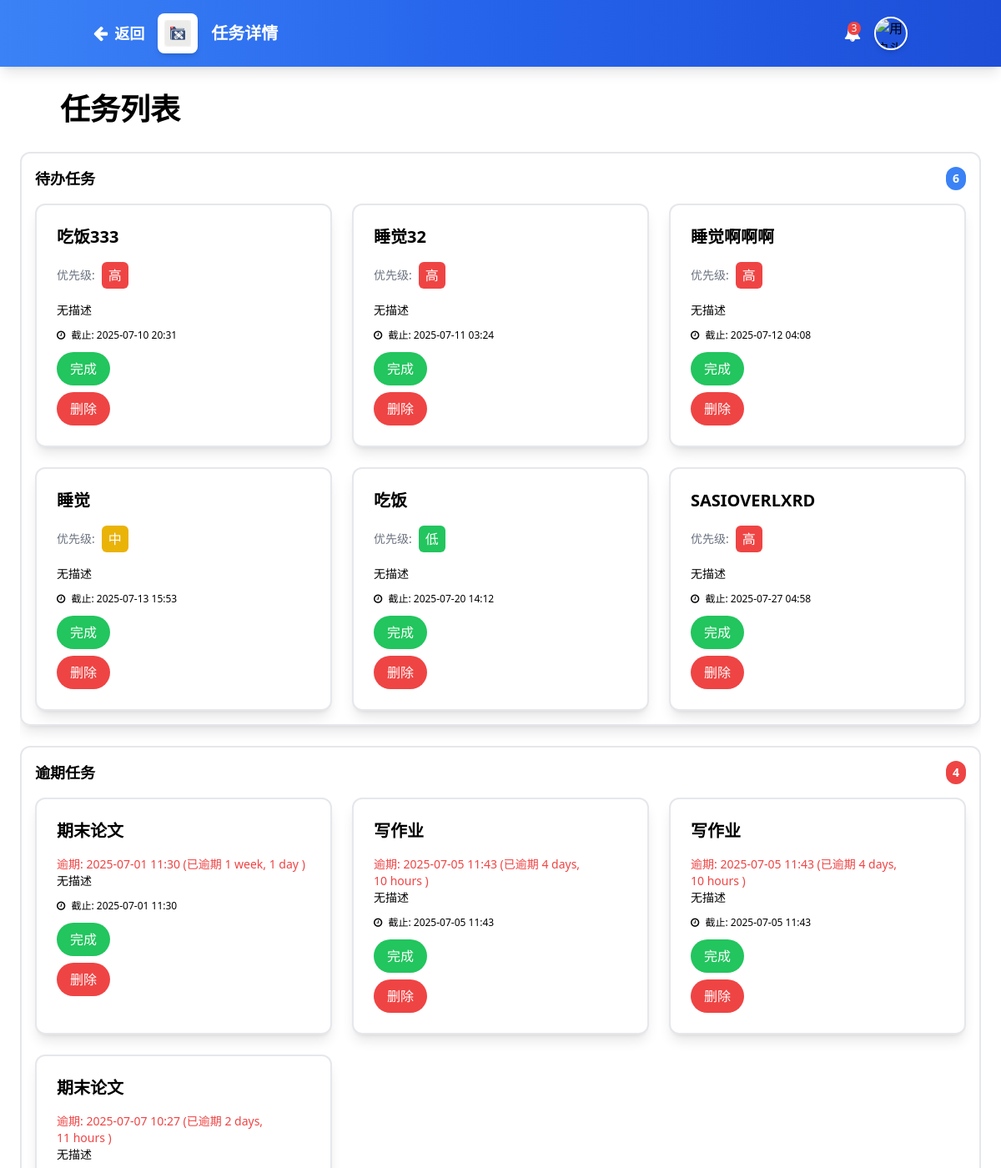
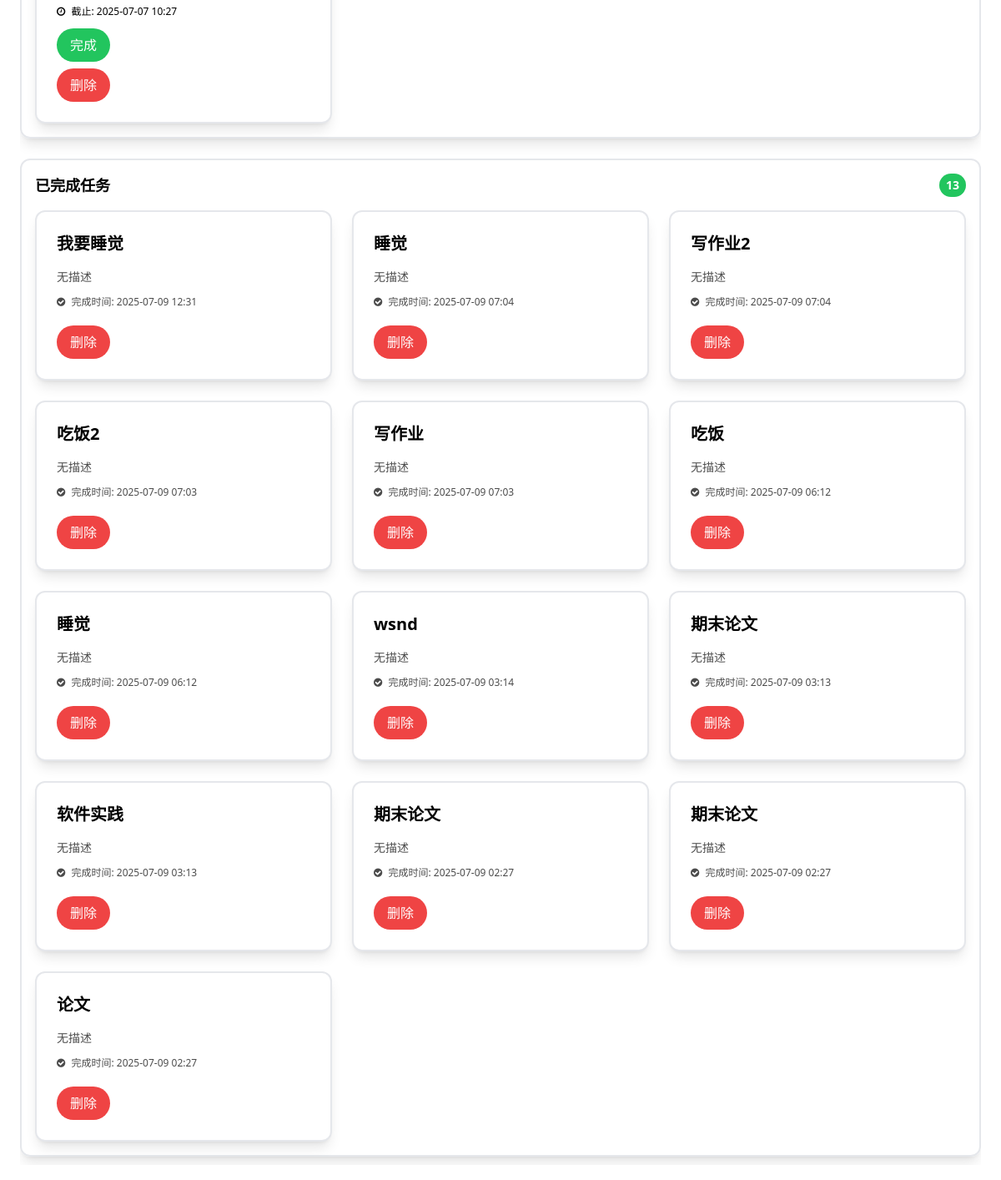
/task_detail/, run on the app's committed database (2 pictures, top to bottom).
### tasks/models.py (models this page shows, shortened)
class Task(models.Model):
    PRIORITY_CHOICES = [
        (1, '低'),
        (2, '中'),
        (3, '高'),
    ]
    name = models.CharField(max_length=200, verbose_name='任务名称')
    deadline = models.DateTimeField(verbose_name='截止日期')
    priority = models.IntegerField(choices=PRIORITY_CHOICES, default=2, verbose_name='重要级')
    created_at = models.DateTimeField(auto_now_add=True)
    updated_at = models.DateTimeField(auto_now=True)
    is_completed = models.BooleanField(default=False, verbose_name='是否完成')
    completed_at = models.DateTimeField(null=True, blank=True, verbose_name='完成时间')
    class Meta:
        ordering = ['deadline']
        verbose_name = '任务'
        verbose_name_plural = '任务'

### tasks/views.py (the view)
# urls.py: path('task_detail/', views.task_detail, name='task_detail'),
def task_detail(request):
    now = timezone.now()
    pending_tasks = Task.objects.filter(is_completed=False, deadline__gte=now)
    overdue_tasks = Task.objects.filter(is_completed=False, deadline__lt=now).order_by('deadline')
    completed_tasks = Task.objects.filter(is_completed=True).order_by('-completed_at')
    for task in pending_tasks:
        if isinstance(task.deadline, str):
            task.deadline = timezone.make_aware(datetime.strptime(task.deadline, '%Y-%m-%d %H:%M'))
    for task in overdue_tasks:
        if isinstance(task.deadline, str):
            task.deadline = timezone.make_aware(datetime.strptime(task.deadline, '%Y-%m-%d %H:%M'))
    for task in completed_tasks:
        if isinstance(task.deadline, str):
            task.deadline = timezone.make_aware(datetime.strptime(task.deadline, '%Y-%m-%d %H:%M'))
    return render(request, 'task_detail.html', {
        'pending_tasks': pending_tasks,
        'overdue_tasks': overdue_tasks,
        'completed_tasks': completed_tasks,
    })

### tasks/templates/task_detail.html (shortened to what this page needs)
{% load static %}
<!DOCTYPE html>
<html lang="zh-CN">
<head>
    <script src="https://cdn.tailwindcss.com"></script>
    <link href="https://cdn.jsdelivr.net/npm/font-awesome@4.7.0/css/font-awesome.min.css" rel="stylesheet">
</head>
<body class="font-inter bg-light-2 text-dark min-h-screen flex flex-col">
    <header class="bg-gradient-to-r from-blue-500 via-blue-600 to-blue-700 shadow-lg z-30 relative">
    <div class="container mx-auto px-6 py-4 flex items-center justify-between">
        <div class="flex items-center space-x-4">
            <a href="{% url 'task_list' %}" class="text-white text-lg font-semibold flex items-center space-x-2">
                <i class="fa fa-arrow-left text-xl"></i>
                <span>返回</span>
            </a>
            <div class="h-12 w-12 rounded-lg bg-white p-2 flex items-center justify-center text-blue-500 shadow-md">
                <img src="{% static 'tasks/微信图片_20250710013553.png' %}" alt="任务图标" class="h-8 w-8 object-contain">
            </div>
            <h1 class="text-xl font-bold text-white">任务详情</h1>
        </div>
        <div class="flex items-center space-x-4">
            <div class="relative">
                <span class="absolute top-0 right-0 h-4 w-4 rounded-full bg-red-500 text-xs text-white flex items-center justify-center">3</span>
            </div>
            <img src="{% static 'tasks/profile-avatar.png' %}" alt="用户头像" class="h-10 w-10 rounded-full border-2 border-white shadow-md">
        </div>
    </div>
</header>
    <main class="flex-1 p-6 bg-light-2">
        <div class="max-w-7xl mx-auto">
            <div class="flex items-center mb-6">
                <div class="h-8 w-8 rounded-lg bg-primary/20 flex items-center justify-center text-primary mr-4">
                </div>
                <h2 class="text-[clamp(1.5rem,3vw,2.5rem)] font-bold text-dark">任务列表</h2>
            </div>
            <div class="task-list-container">
                <div class="mb-6 border-2 border-light-2 rounded-xl shadow-lg hover:shadow-2xl transition-shadow p-4">
                    <h3 class="text-lg font-semibold text-dark mb-4 flex justify-between items-center">
                        <span>待办任务</span>
                        <span class="bg-blue-500 text-white px-2 py-1 rounded-full text-sm">{{ pending_tasks|length }}</span>
                    </h3>
                    <div class="grid grid-cols-1 sm:grid-cols-2 lg:grid-cols-3 gap-6">
                        {% for task in pending_tasks %}
                        <div class="bg-white rounded-xl p-6 shadow-lg hover:shadow-xl transition-shadow border-2 border-primary">
                            <h3 class="text-xl font-semibold text-dark mb-4">{{ task.name }}</h3>
                            <div class="flex items-center space-x-2 mb-4">
                                <span class="text-sm text-gray-500">优先级:</span>
                                {% if task.priority == 3 %}
                                    <span class="px-2 py-1 rounded-md text-white bg-red-500">高</span>
                                {% elif task.priority == 2 %}
                                    <span class="px-2 py-1 rounded-md text-white bg-yellow-500">中</span>
                                {% else %}
                                    <span class="px-2 py-1 rounded-md text-white bg-green-500">低</span>
                                {% endif %}
                            </div>
                            <p class="text-sm text-dark-3 mb-3 line-clamp-3">{{ task.description|default:"无描述" }}</p>
                            <div class="text-xs text-dark-3 mb-3">
                                <i class="fa fa-clock-o mr-1"></i> 截止: {{ task.deadline|date:"Y-m-d H:i" }}
                            </div>
                            <form method="POST" action="{% url 'complete_task' task.pk %}">
                                <button type="submit" class="bg-green-500 text-white px-4 py-2 rounded-full">
                                    完成
                                </button>
                            </form>
                            <form method="POST" action="{% url 'delete_task' task.pk %}">
                                <button type="submit" class="bg-red-500 text-white px-4 py-2 rounded-full mt-2">
                                    删除
                                </button>
                            </form>
                        </div>
                        {% empty %}
                        <div class="text-center py-10 text-dark-3">
                            <i class="fa fa-inbox text-3xl mb-2 opacity-50"></i>
                            <p>暂无待办任务</p>
                        </div>
                        {% endfor %}
                    </div>
                </div>
                <div class="mb-6 border-2 border-light-2 rounded-xl shadow-lg hover:shadow-2xl transition-shadow p-4">
                    <h3 class="text-lg font-semibold text-dark mb-4 flex justify-between items-center">
                        <span>逾期任务</span>
                        <span class="bg-red-500 text-white px-2 py-1 rounded-full text-sm">{{ overdue_tasks|length }}</span>
                    </h3>
                    <div class="grid grid-cols-1 sm:grid-cols-2 lg:grid-cols-3 gap-6">
                        {% for task in overdue_tasks %}
                        <div class="bg-white rounded-xl p-6 shadow-lg hover:shadow-xl transition-shadow border-2 border-primary">
                            <h3 class="text-xl font-semibold text-dark mb-4">{{ task.name }}</h3>
                            <div class="text-red-500 text-sm">
                                逾期: {{ task.deadline|date:"Y-m-d H:i" }} (已逾期 {{ task.deadline|timesince }} )
                            </div>
                            <p class="text-sm text-dark-3 mb-3 line-clamp-3">{{ task.description|default:"无描述" }}</p>
                            <div class="text-xs text-dark-3 mb-3">
                                <i class="fa fa-clock-o mr-1"></i> 截止: {{ task.deadline|date:"Y-m-d H:i" }}
                            </div>
                            <form method="POST" action="{% url 'complete_task' task.pk %}">
                                <button type="submit" class="bg-green-500 text-white px-4 py-2 rounded-full">
                                    完成
                                </button>
                            </form>
                            <form method="POST" action="{% url 'delete_task' task.pk %}">
                                <button type="submit" class="bg-red-500 text-white px-4 py-2 rounded-full mt-2">
                                    删除
                                </button>
                            </form>
                        </div>
                        {% empty %}
                        <div class="text-center py-10 text-dark-3">
                            <i class="fa fa-calendar-times-o text-3xl mb-2 opacity-50"></i>
                            <p>暂无逾期任务</p>
                        </div>
                        {% endfor %}
                    </div>
                </div>
                <div class="mb-6 border-2 border-light-2 rounded-xl shadow-lg hover:shadow-2xl transition-shadow p-4">
                    <h3 class="text-lg font-semibold text-dark mb-4 flex justify-between items-center">
                        <span>已完成任务</span>
                        <span class="bg-green-500 text-white px-2 py-1 rounded-full text-sm">{{ completed_tasks|length }}</span>
                    </h3>
                    <div class="grid grid-cols-1 sm:grid-cols-2 lg:grid-cols-3 gap-6">
                        {% for task in completed_tasks %}
                        <div class="bg-white rounded-xl p-6 shadow-lg hover:shadow-xl transition-shadow border-2 border-primary">
                            <h3 class="text-xl font-semibold text-dark mb-4">{{ task.name }}</h3>
                            <p class="text-sm text-dark-3 mb-3 line-clamp-3 opacity-70">{{ task.description|default:"无描述" }}</p>
                            <div class="text-xs text-dark-3 mb-3 opacity-70">
                                <i class="fa fa-check-circle mr-1"></i> 完成时间: {{ task.completed_at|date:"Y-m-d H:i" }}
                            </div>
                            <form method="POST" action="{% url 'delete_task' task.pk %}">
                                <button type="submit" class="bg-red-500 text-white px-4 py-2 rounded-full mt-2">
                                    删除
                                </button>
                            </form>
                        </div>
                        {% empty %}
                        <div class="text-center py-10 text-dark-3">
                            <i class="fa fa-check-square-o text-3xl mb-2 opacity-50"></i>
                            <p>暂无已完成任务</p>
                        </div>
                        {% endfor %}
                    </div>
                </div>
            </div>
        </div>
    </main>
</body>
</html>

### tasks/templates/task_detail.html (style rules this page uses)
.task-list-container { max-height: 80vh; overflow-y: auto; }

### data on the page
Task: name "吃饭333", priority "高", description "无描述", deadline "2025-07-10 20:31"
Task: name "睡觉32", priority "高", description "无描述", deadline "2025-07-11 03:24"
Task: name "睡觉啊啊啊", priority "高", description "无描述", deadline "2025-07-12 04:08"
Task: name "睡觉", priority "中", description "无描述", deadline "2025-07-13 15:53"
Task: name "吃饭", priority "低", description "无描述", deadline "2025-07-20 14:12"
Task: name "SASIOVERLXRD", priority "高", description "无描述", deadline "2025-07-27 04:58"
Task: name "期末论文", deadline "2025-07-01 11:30", deadline "1 week, 1 day", description "无描述"
Task: name "写作业", deadline "2025-07-05 11:43", deadline "4 days, 10 hours", description "无描述"
Task: name "写作业", deadline "2025-07-05 11:43", deadline "4 days, 10 hours", description "无描述"
Task: name "期末论文", deadline "2025-07-07 10:27", deadline "2 days, 11 hours", description "无描述"
Task: name "我要睡觉", description "无描述", completed_at "2025-07-09 12:31"
Task: name "睡觉", description "无描述", completed_at "2025-07-09 07:04"
Task: name "写作业2", description "无描述", completed_at "2025-07-09 07:04"
Task: name "吃饭2", description "无描述", completed_at "2025-07-09 07:03"
Task: name "写作业", description "无描述", completed_at "2025-07-09 07:03"
Task: name "吃饭", description "无描述", completed_at "2025-07-09 06:12"
Task: name "睡觉", description "无描述", completed_at "2025-07-09 06:12"
Task: name "wsnd", description "无描述", completed_at "2025-07-09 03:14"
Task: name "期末论文", description "无描述", completed_at "2025-07-09 03:13"
Task: name "软件实践", description "无描述", completed_at "2025-07-09 03:13"
Task: name "期末论文", description "无描述", completed_at "2025-07-09 02:27"
Task: name "期末论文", description "无描述", completed_at "2025-07-09 02:27"
Task: name "论文", description "无描述", completed_at "2025-07-09 02:27"

### other printed values
{{ pending_tasks|length }} "6"
{{ overdue_tasks|length }} "4"
{{ completed_tasks|length }} "13"
